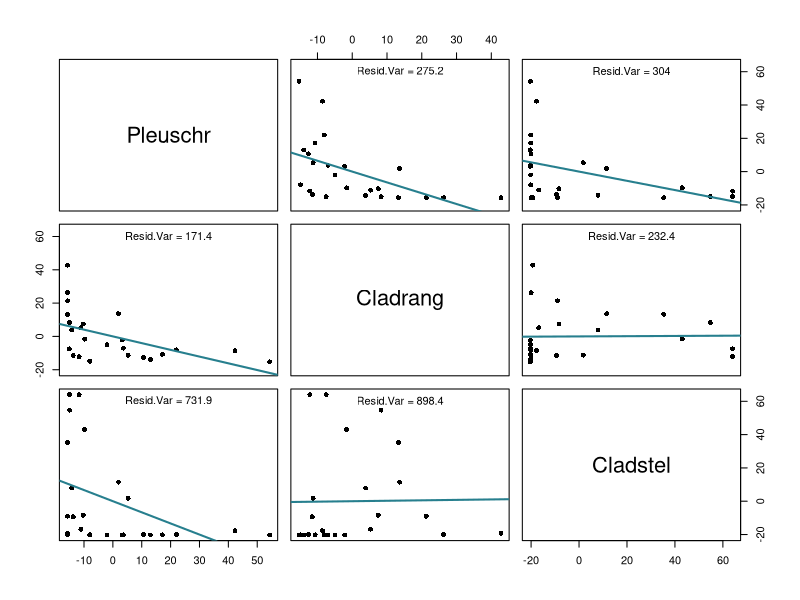
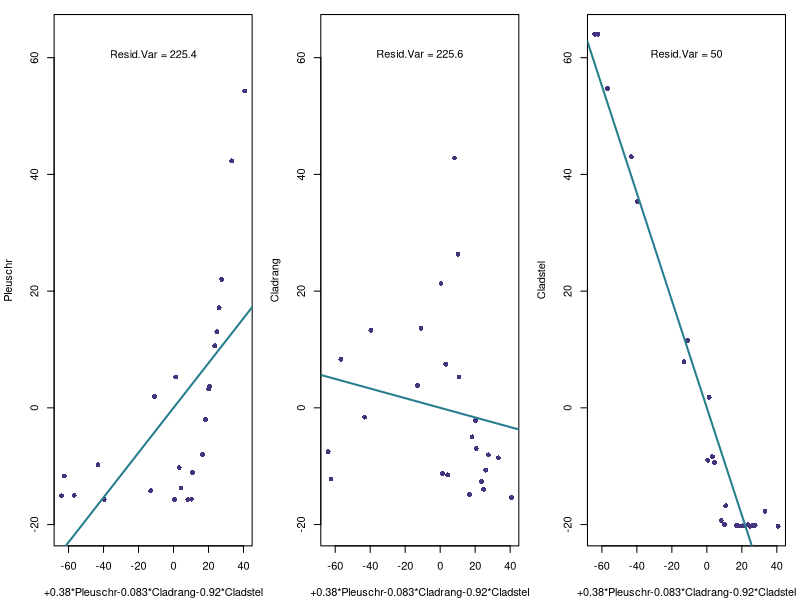

The R source for these figures, in order:
## ---- chunk 1
knitr::opts_chunk$set(comment=NA,
                      echo = FALSE, message = FALSE, warning = FALSE, cache = TRUE,
                      fig.align = 'center', fig.height = 4.5, fig.width = 8, dev = 'svg')
knitr::knit_hooks$set(crop.plot = knitr::hook_pdfcrop)
options(htmltools.dir.version = FALSE)
knitr::opts_chunk$set(rgl.newwindow = TRUE)
## ---- chunk 2
require('vegan')
data('varespec')
require('knitr')
require('viridis')
## ---- chunk 3
bott <- varespec[, c("Pleuschr","Cladrang","Cladstel")]
bott0 <- scale(bott, scale = FALSE)
par(mar=c(4,4,1,1)+.1)
palette(viridis(8))
panel.lm <- function(x, y, col.smooth = 1, ...)
{
    usr <- par("usr"); on.exit(par(usr))
    points(x, y, ...)
    mod <- lm(y ~ x)
    txt <- paste0("Resid.Var = ", round(summary(mod)$sigma^2, 1))
    abline(mod, col = col.smooth, lwd=2)
    text(mean(usr[1:2]), 0.9*usr[4], txt)
}
pairs(bott0, pch=16, col = 4, ylim = range(bott0), panel = panel.lm)
## ---- chunk 4
mod <- rda(bott0)
koef <- mod$CA$v[,1]
xlab = paste(formatC(koef,digits=2, flag="+"), names(koef), sep="*",collapse="")
PC1 <- (bott0 %*% mod$CA$v)[,1]
df <- data.frame(bott0)
palette(viridis(8))
par(mar=c(4,4,1,1)+.1, mfrow=c(1,3))
ylim <- range(bott0)
plot(Pleuschr ~ PC1, df, type="n", ylim=ylim, xlab=xlab)
panel.lm(PC1, df$Pleuschr, pch=16, col = 2, col.smooth=4)
plot(Cladrang ~ PC1, df, type="n", ylim=ylim, xlab=xlab)
panel.lm(PC1, df$Cladrang, pch=16, col = 2, col.smooth=4)
plot(Cladstel ~ PC1, df, type="n", ylim=ylim, xlab=xlab)
panel.lm(PC1, df$Cladstel, pch=16, col = 2, col.smooth=4)

